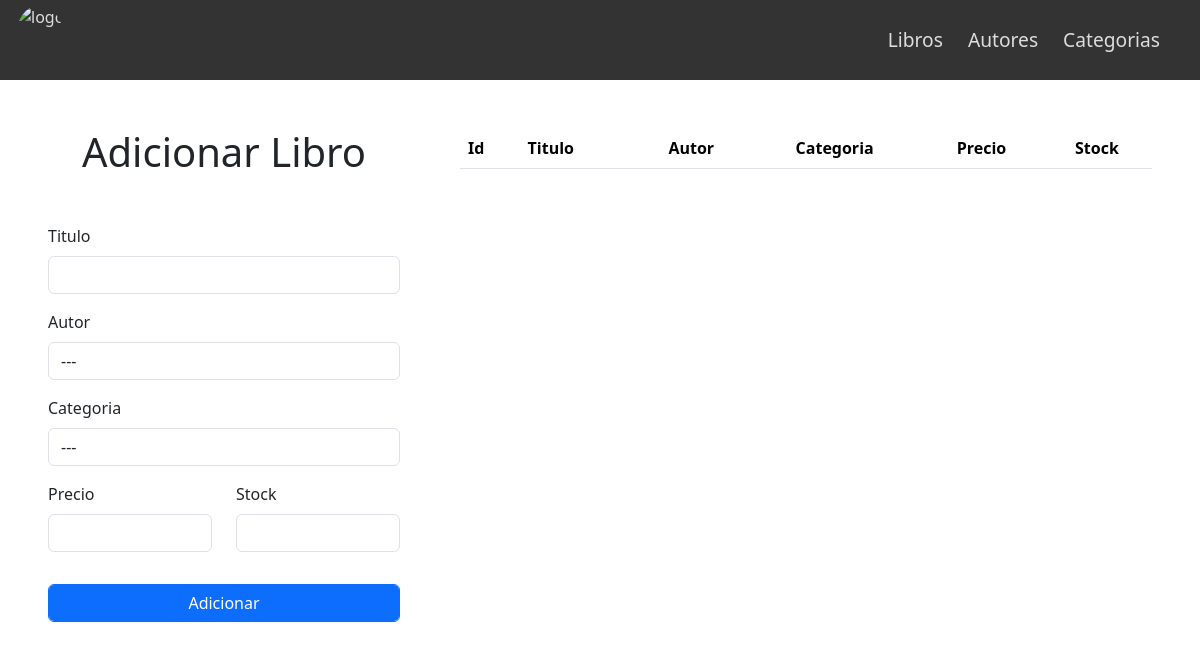
The app's page /admin/libros.php, older data.
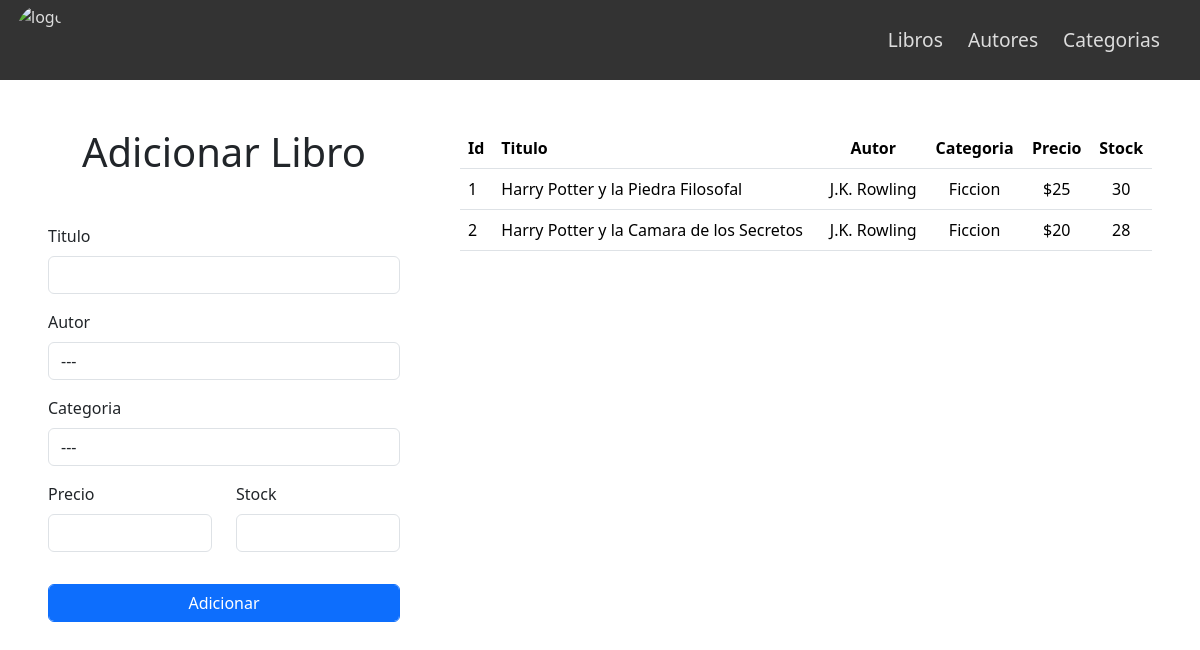
The same page, newer data.
### tables this page shows
CREATE TABLE `libro` (
  `id` int(11) NOT NULL,
  `titulo` text NOT NULL,
  `autor_id` int(11) NOT NULL,
  `categoria_id` int(11) NOT NULL,
  `precio` double NOT NULL,
  `stock` int(11) NOT NULL
);

CREATE TABLE `autor` (
  `id` int(11) NOT NULL,
  `nombre` text NOT NULL
);

CREATE TABLE `categoria` (
  `id` int(11) NOT NULL,
  `nombre` text NOT NULL
);

### admin/libros.php (the view, shortened to what this page needs)
<?php
    include('../core/conexion.php');
?>
<!DOCTYPE html>
<html lang="en">
<head>
    <link rel="stylesheet" href="../css/estilos.css">
    <link href="https://cdn.jsdelivr.net/npm/bootstrap@5.3.3/dist/css/bootstrap.min.css" rel="stylesheet">
</head>
<body>
    <nav>
        <img id="logo" src="https://img.freepik.com/vector-gratis/plantilla-logotipo-biblioteca-diseno-plano-dibujado-mano_23-2149342961.jpg" alt="logo">
        <div id="links-container">
            <a href="">Libros</a>
            <a href="">Autores</a>
            <a href="">Categorias</a>
        </div>
    </nav>
    <main class="mt-5 px-5">
        <div class="row">
            <div class="col-4">
                <h1 class="text-center">Adicionar Libro</h1>
                <form class="mt-5" action="libros.php" method="GET">
                    <div class="mb-3">
                        <label for="txtTitulo" class="form-label">Titulo</label>
                        <input type="text" class="form-control" id="txtTitulo" name="titulo">
                    </div>
                    <div class="mb-3">
                        <label for="txtAutor" class="form-label">Autor</label>
                        <select name="" id="txtAutor" class="form-control" name="autor">
                            <option value="0">---</option>
                        </select>
                    </div>
                    <div class="mb-3">
                        <label for="txtCategoria" class="form-label">Categoria</label>
                        <select name="" id="txtCategoria" class="form-control" name="categoria">
                            <option value="0">---</option>
                        </select>
                    </div>
                    <div class="row">
                        <div class="col">
                            <div class="mb-3">
                                <label for="txtPrecio" class="form-label">Precio</label>
                                <input type="number" class="form-control" id="txtPrecio" name="precio">
                            </div>
                        </div>
                        <div class="col">
                            <div class="mb-3">
                                <label for="txtStock" class="form-label">Stock</label>
                                <input type="number" class="form-control" id="txtStock" name="stock">
                            </div>
                        </div>
                    </div>
                    <button type="submit" class="btn btn-primary form-control mt-3">Adicionar</button>
                </form>
            </div>
            <div class="col-8 ps-5">
                <table class="table">
                    <tr>
                        <th>Id</th>
                        <th>Titulo</th>
                        <th class="text-center">Autor</th>
                        <th class="text-center">Categoria</th>
                        <th class="text-center">Precio</th>
                        <th class="text-center">Stock</th>
                    </tr>
                    <?php
                        $consulta = "select libro.* , autor.nombre as autor, categoria.nombre as categoria
                                from libro
                                join autor on autor.id = libro.autor_id
                                join categoria on categoria.id = libro.categoria_id;";
                        if ($result = $conexion -> query($consulta)) {
                            while($row = $result->fetch_assoc()) {
                                $id = $row['id'];
                                $titulo = $row['titulo'];
                                $autor = $row['autor'];
                                $categoria = $row['categoria'];
                                $precio = $row['precio'];
                                $stock = $row['stock'];
                                ?>
                                    <tr>
                                        <td><?php echo $id; ?></td>
                                        <td><?php echo $titulo; ?></td>
                                        <td class="text-center"><?php echo $autor; ?></td>
                                        <td class="text-center"><?php echo $categoria; ?></td>
                                        <td class="text-center">$<?php echo $precio; ?></td>
                                        <td class="text-center"><?php echo $stock; ?></td>
                                    </tr>
                                <?php
                            }
                        }
                    ?>
                </table>
            </div>
        </div>
    </main>
</body>
</html>

### css/estilos.css (style rules this page uses)
body { margin: 0; }
nav { width: 100vw; height: 80px; background: #333; color: #ddd; display: flex; justify-content: space-between; align-items: center; padding: 0 15px; box-sizing: border-box; }
#logo { height: 70px; border-radius: 50%; }
nav a { color: #ddd; text-decoration: none; font-size: 1.2rem; }
#links-container { display: flex; gap: 25px }

Row changes from the older to the newer data that the page shows:
added libro: id "1", titulo "Harry Potter y la Piedra Filosofal", autor.nombre "J.K. Rowling", categoria.nombre "Ficcion", precio "25", stock "30"
added libro: id "2", titulo "Harry Potter y la Camara de los Secretos", autor.nombre "J.K. Rowling", categoria.nombre "Ficcion", precio "20", stock "28"
